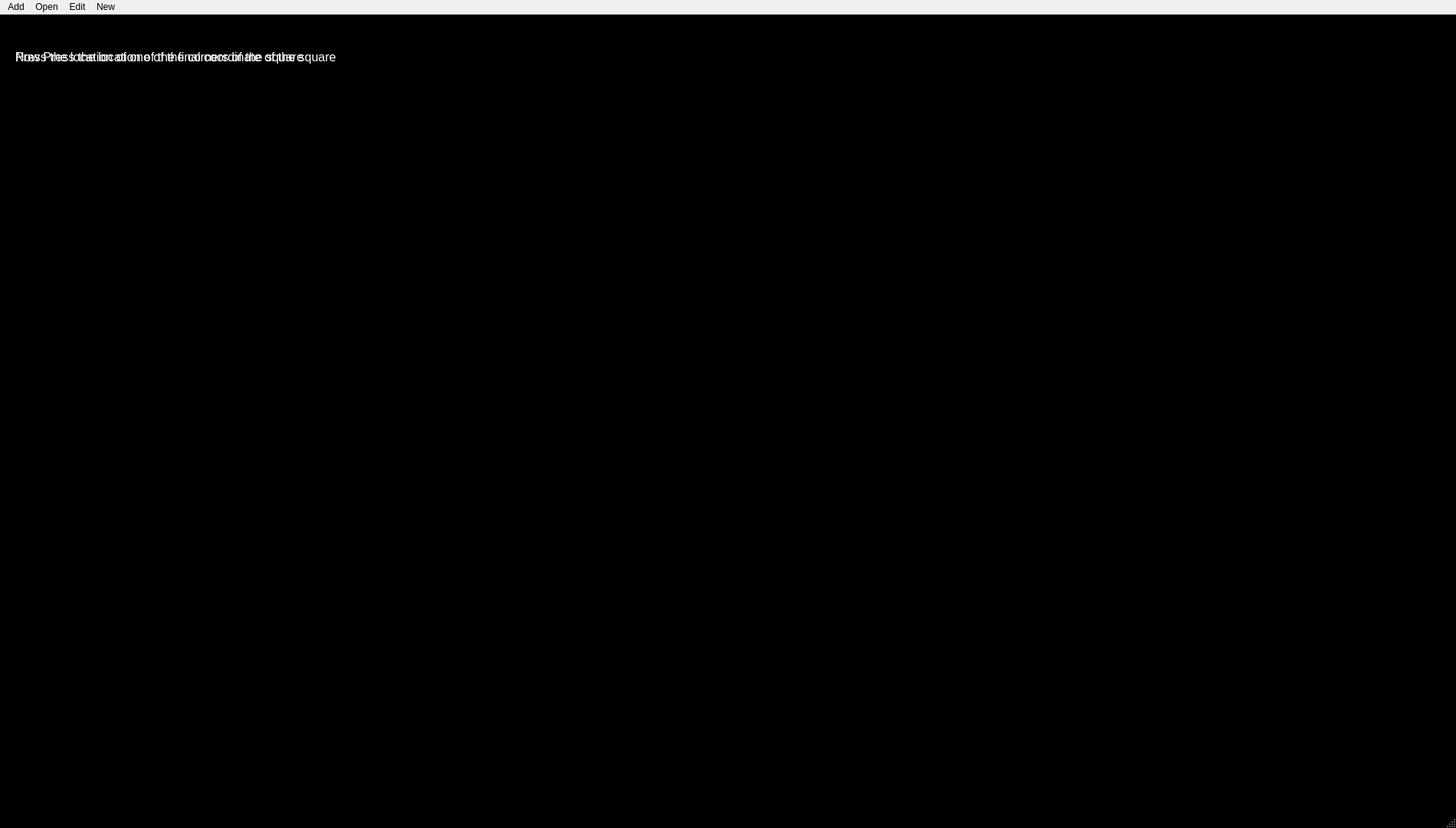
<?xml version="1.0" encoding="UTF-8"?>
<ui version="4.0">
 <class>MainWindow</class>
 <widget class="QMainWindow" name="MainWindow">
  <property name="geometry">
   <rect>
    <x>0</x>
    <y>0</y>
    <width>1900</width>
    <height>1080</height>
   </rect>
  </property>
  <property name="windowTitle">
   <string>MainWindow</string>
  </property>
  <property name="styleSheet">
   <string notr="true">QMainWindow{background-color:black;color-white;}
QAction{background-color:white;}</string>
  </property>
  <widget class="QWidget" name="centralwidget">
   <widget class="QLabel" name="square_label_2">
    <property name="geometry">
     <rect>
      <x>20</x>
      <y>30</y>
      <width>441</width>
      <height>51</height>
     </rect>
    </property>
    <property name="font">
     <font>
      <pointsize>12</pointsize>
     </font>
    </property>
    <property name="styleSheet">
     <string notr="true">QLabel{color:white}</string>
    </property>
    <property name="text">
     <string>Now Press the location of the final coordinate of the square</string>
    </property>
   </widget>
   <widget class="QLabel" name="square_label_1">
    <property name="geometry">
     <rect>
      <x>20</x>
      <y>30</y>
      <width>441</width>
      <height>51</height>
     </rect>
    </property>
    <property name="font">
     <font>
      <pointsize>12</pointsize>
     </font>
    </property>
    <property name="styleSheet">
     <string notr="true">QLabel{color:white}</string>
    </property>
    <property name="text">
     <string>Press the location of one of the corners of the square</string>
    </property>
   </widget>
  </widget>
  <widget class="QMenuBar" name="menubar">
   <property name="geometry">
    <rect>
     <x>0</x>
     <y>0</y>
     <width>1900</width>
     <height>22</height>
    </rect>
   </property>
   <widget class="QMenu" name="menuAdd">
    <property name="title">
     <string>Add</string>
    </property>
    <addaction name="actionAdd_Bar"/>
    <addaction name="actionAdd_stage_square"/>
   </widget>
   <widget class="QMenu" name="menuOpen">
    <property name="title">
     <string>Open</string>
    </property>
    <addaction name="actionOpen_Location"/>
   </widget>
   <widget class="QMenu" name="menuEdit">
    <property name="title">
     <string>Edit</string>
    </property>
    <addaction name="actionChange_Bar_Size"/>
   </widget>
   <widget class="QMenu" name="menuNew">
    <property name="title">
     <string>New</string>
    </property>
    <addaction name="actionNew_Stage_Layout"/>
   </widget>
   <addaction name="menuAdd"/>
   <addaction name="menuOpen"/>
   <addaction name="menuEdit"/>
   <addaction name="menuNew"/>
  </widget>
  <widget class="QStatusBar" name="statusbar"/>
  <action name="actionAdd_Bar">
   <property name="text">
    <string>Add Bar</string>
   </property>
  </action>
  <action name="actionAdd_stage_square">
   <property name="text">
    <string>Add stage square</string>
   </property>
  </action>
  <action name="actionOpen_Location">
   <property name="text">
    <string>Open Stage Layout</string>
   </property>
  </action>
  <action name="actionChange_Bar_Size">
   <property name="checkable">
    <bool>true</bool>
   </property>
   <property name="checked">
    <bool>true</bool>
   </property>
   <property name="text">
    <string>Change Bar Size</string>
   </property>
  </action>
  <action name="actionNew_Stage_Layout">
   <property name="text">
    <string>New Stage Layout</string>
   </property>
  </action>
 </widget>
 <resources/>
 <connections/>
</ui>
